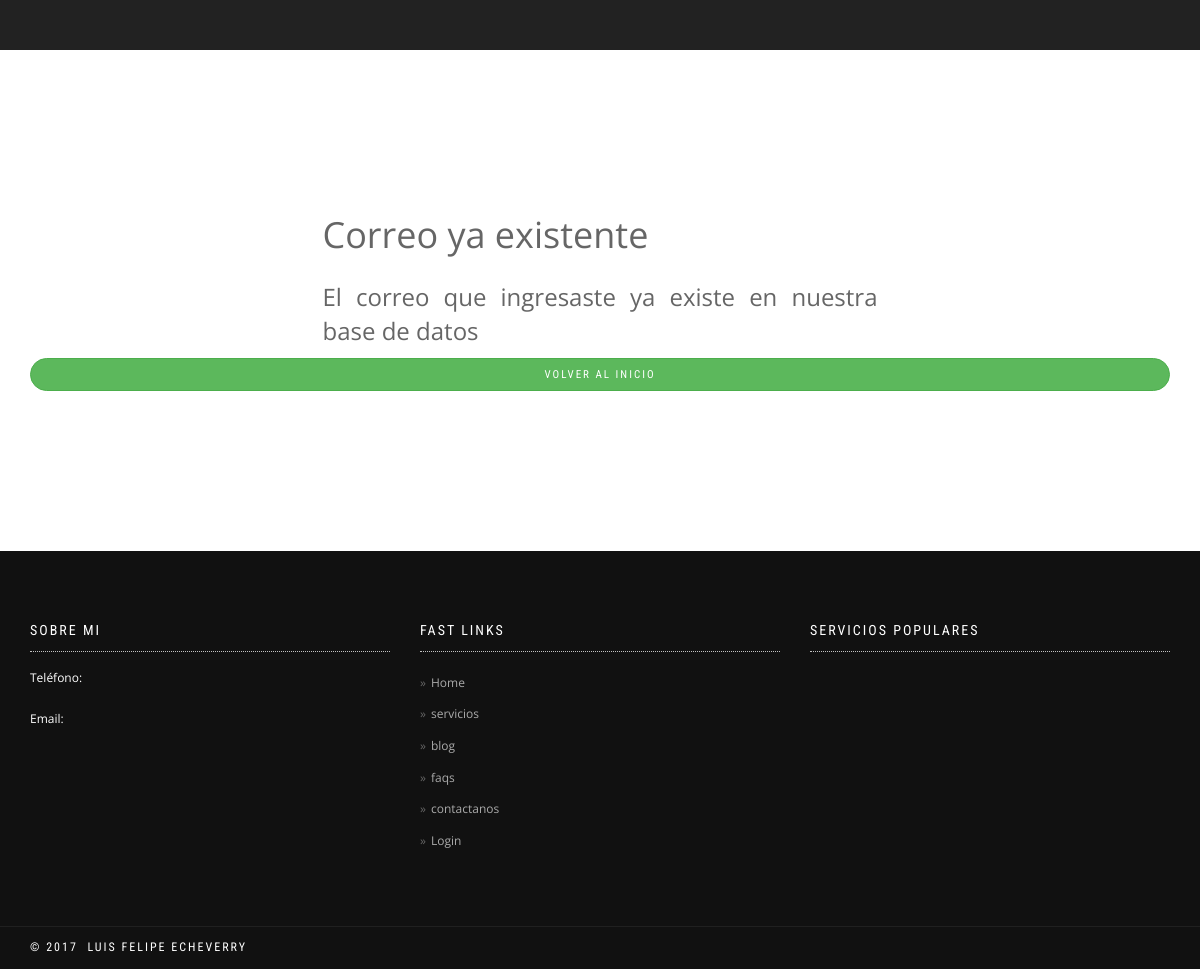
The page /newsletter/sucription on the database as committed earlier.
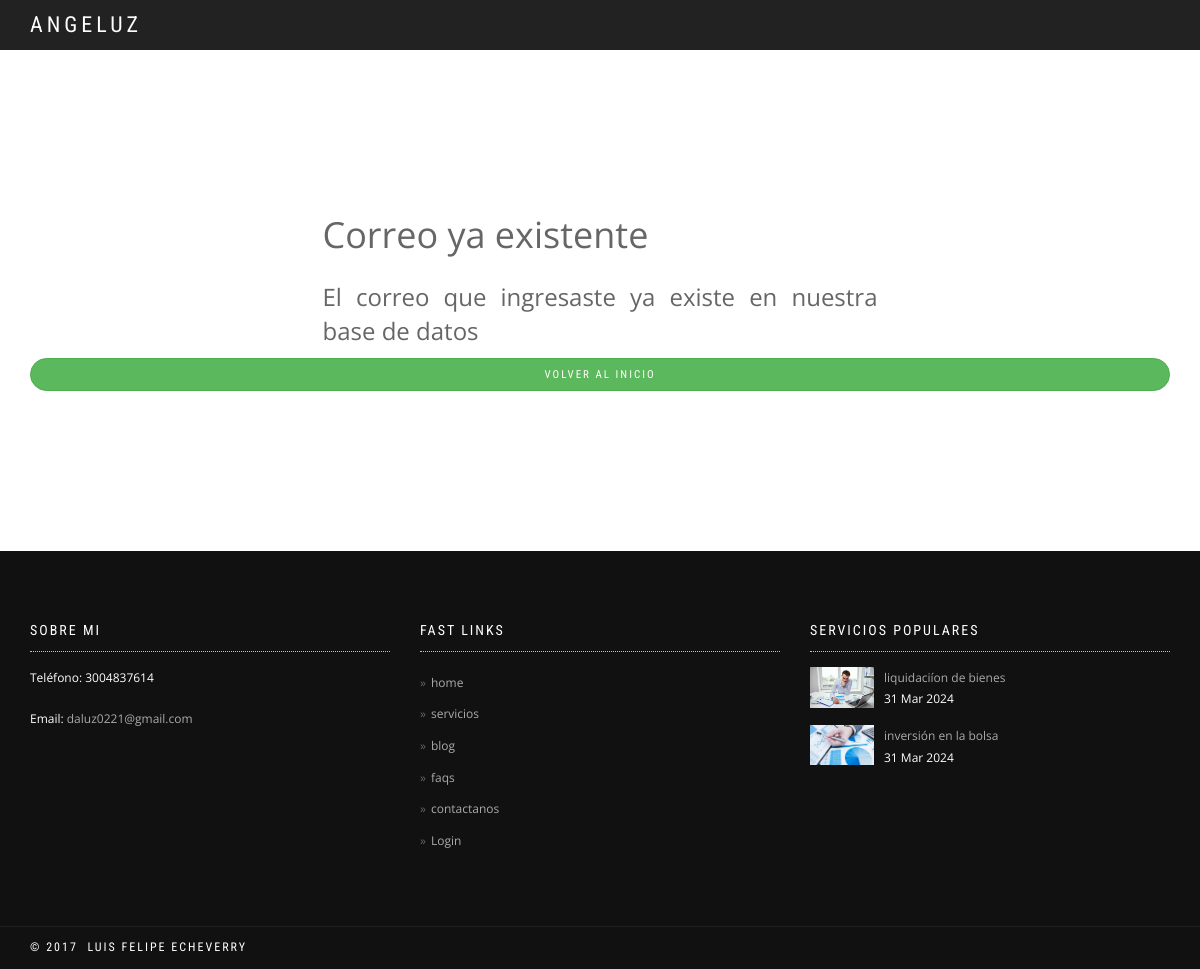
The same page on the database as committed later.
### aplications/home/models.py (models this page shows, shortened)
class HeaderLinks(models.Model):
    name = models.CharField(max_length=200, verbose_name='Nombre')
    url = models.URLField(verbose_name='URL', blank=True, null=True)
    orden = models.SmallIntegerField(verbose_name='Orden', default=0)
    active = models.BooleanField(verbose_name='Activo', default=False)
    created = models.DateTimeField(auto_now_add=True, verbose_name='Fecha de creación')
    updated = models.DateTimeField(auto_now=True, verbose_name='Fecha de edición')
    objects = HeaderLinksManager()
    class Meta:
        verbose_name = 'enlace del menú'
        verbose_name_plural = 'enlaces del menú'
        ordering = ['-orden']

class InfoHome(models.Model):
    webTitle = models.CharField(max_length=200, verbose_name='Título de la web', help_text='texto que se mostrará en la pestaña del navegador')
    logoHome = models.ImageField(verbose_name='Logo de la web', upload_to='home', blank=True, null=True)
    eslogan = models.CharField(max_length=200, verbose_name='Eslogan', blank=True, null=True)
    active = models.BooleanField(verbose_name='Activo', default=False)
    phone = models.CharField(max_length=200, verbose_name='Teléfono', blank=True, null=True)
    whatsapp = models.IntegerField(max_length=200, verbose_name='whatsapp', blank=True, null=True)
    email = models.EmailField(verbose_name='Correo electrónico', blank=True, null=True)
    mainUrl = models.URLField(verbose_name='URL principal', blank=True, null=True)
    created = models.DateTimeField(auto_now_add=True, verbose_name='Fecha de creación')
    updated = models.DateTimeField(auto_now=True, verbose_name='Fecha de edición')
    objects = InfoHomeManager()
    class Meta:
        verbose_name = 'información general'
        verbose_name_plural = 'información general'
        ordering = ['-created']

### aplications/service/models.py (models this page shows, shortened)
class Service(models.Model):
    title = models.CharField(max_length=200, verbose_name='Título')
    subtitle = models.CharField(max_length=200, verbose_name='Subtítulo', blank=True, null=True)
    summary = models.TextField(verbose_name='Resumen', blank=True, null=True)
    description = RichTextUploadingField('Contenido')
    slug = models.SlugField(verbose_name='Slug', unique=True)
    icon = models.CharField(max_length=200, verbose_name='Icono',blank=True, null=True , help_text='Usar una clase de Fontawesome, consultar los iconos en https://fontawesome.com/search?m=free&o=r, icon que se verá en la home')
    image = models.ImageField(verbose_name='Imagen', upload_to='services', blank=True, null=True)
    active = models.BooleanField(verbose_name='Activo', default=True)
    destacado = models.BooleanField(verbose_name='Destacado', default=False)
    showHome = models.BooleanField(verbose_name='Mostrar en Home', default=True)
    created = models.DateTimeField(auto_now_add=True, verbose_name='Fecha de creación')
    updated = models.DateTimeField(auto_now=True, verbose_name='Fecha de edición')
    objects = ServiceManager()
    class Meta:
        verbose_name = 'servicio'
        verbose_name_plural = 'servicios'
        ordering = ['-created']

### aplications/newsletter/views.py (the view, shortened to what this page needs)
class NewsletterAddEmailView(FormView):
    form_class = NewsletterSubscriptionForm
    success_url = '/'
    template_name = 'newsletter/email_exist.html'

### aplications/context_processor.py (called while the page is built)
def header_and_footer(request):
    links = HeaderLinks.objects.get_menu_links()
    infoHome = InfoHome.objects.activo()
    hotServices = Service.objects.hot_services()
    whatsapp = InfoHome.objects.get_whatsapp()
    main_url = InfoHome.objects.get_main_url()
    return {
        'media_url': '/media/',
        'menu_header': links,
        'infoHome': infoHome,
        'hotServices': hotServices,
        'whatsapp': whatsapp,
        'main_url': main_url,
    }

### aplications/home/managers.py (called while the page is built)
    def get_menu_links(self):
        return self.filter(
            active=True,
        ).order_by('orden')

    def activo(self):
        return self.filter(
            active=True,
        ).first()

    def get_whatsapp(self):
        try:
            return self.filter(
                active=True,
            ).first().whatsapp
        except:
            return 'No hay número de whatsapp registrado'

    def get_main_url(self):
        try:
            return self.filter(
                active=True,
            ).first().mainUrl
        except:
            return 'No hay URL principal registrada'

### templates/newsletter/email_exist.html (shortened to what this page needs)
{% extends 'base.html' %}
{% block content %}
<main>
    <nav class="navbar navbar-custom navbar-fixed-top" role="navigation">
        <div class="container">
            <div class="navbar-header">
                        <a class="navbar-brand"
                    href="http://localhost:8000/">{{ infoHome.eslogan }}</a>
            </div>
            <div class="collapse navbar-collapse" id="custom-collapse">
                <ul class="nav navbar-nav navbar-right">
                    {% for link in menu_header %}
                    <li class="dropdown">
                        <a href="{{ link.url }}">{{link.title}}</a>
                    </li>
                    {% endfor %}
                </ul>
            </div>
        </div>
    </nav>
    <div class="main">
        <section class="module">
            <div class="container">
                <div class="row">
                    <div class="col-sm-6 col-sm-offset-3">
                        <h1>Correo ya existente</h1>
                        <h3 style="text-align: justify;">El correo que ingresaste ya existe en nuestra base de datos
                        </h3>
                    </div>
                </div>
                <div class="row">
                    <div class="col-sm-12">
                        <p>
                            <a href="{{ main_url }}">
                                <button class="btn btn-success btn-circle btn-block" type="button">
                                    Volver al inicio
                                </button>
                            </a>
                        </p>
                    </div>
                </div>
            </div>
        </section>
</main>
{% endblock content %}

### templates/includes/footer.html (shortened to what this page needs)
<div class="module-small bg-dark">
    <div class="container">
      <div class="row">
        <div class="col-sm-4">
          <div class="widget">
            <h5 class="widget-title font-alt">Sobre mi</h5>
            <p>Teléfono: {{ infoHome.phone }}</p>
            <p>Email: <a href="mailto:{{infoHome.email}}">{{ infoHome.email }}</a></p>
          </div>
        </div>
        <div class="col-sm-4">
          <div class="widget">
            <h5 class="widget-title font-alt">Fast links</h5>
            <ul class="icon-list">
                {% for link in menu_header %}
                    <li><a href="{{link.url}}">{{ link.name }}</a></li>
                {% endfor %}
            </ul>
          </div>
        </div>
        <div class="col-sm-4">
          <div class="widget">
            <h5 class="widget-title font-alt">Servicios Populares</h5>
            <ul class="widget-posts">
                {% for hot_service in hotServices %}
                    <li class="clearfix">
                        <div class="widget-posts-image"><a href="{% url 'service_app:servicio_detail' hot_service.slug %}"><img src="{{ media_url }}{{ hot_service.image }}" alt="Post Thumbnail"/></a></div>
                        <div class="widget-posts-body">
                          <div class="widget-posts-title"><a href="{% url 'service_app:servicio_detail' hot_service.slug %}">{{ hot_service.title }}</a></div>
                          <div class="widget-posts-meta">{{ hot_service.created|date:"d M Y" }}</div>
                        </div>
                    </li>
                {% endfor %}
            </ul>
          </div>
        </div>
      </div>
    </div>
  </div>
  <footer class="footer bg-dark">
    <div class="container">
      <div class="row">
        <div class="col-sm-6">
          <p class="copyright font-alt">&copy; 2017&nbsp; luis Felipe Echeverry</p>
        </div>
        <div class="col-sm-6">
        </div>
      </div>
    </div>
  </footer>

Rows that differ between the two databases and show on the page:
added InfoHome: eslogan "ANGELUZ", phone "3004837614", email "daluz0221@gmail.com"
changed HeaderLinks: name "Home" → "home"
added Service: image (picture), title "liquidaciíon de bienes", created "31 Mar 2024"
added Service: image (picture), title "inversión en la bolsa", created "31 Mar 2024"
